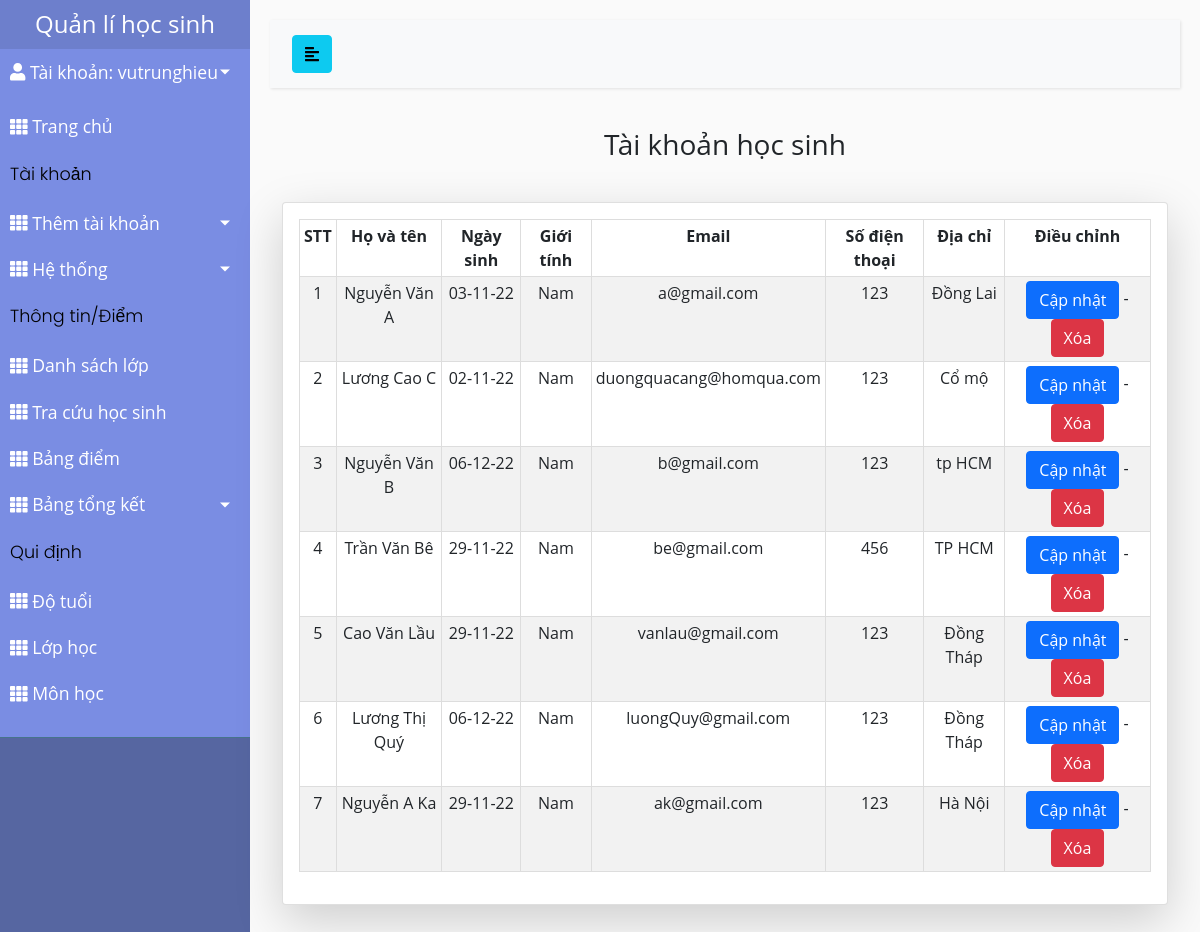
Screenshot of /danhsachtaikhoanHS/ (signed in) with the database file from the repository.
### studentMan/models.py (models this page shows, shortened)
class CustomUser(AbstractUser):
    USER_TYPE = (('1', "Admin"), ('2', "Teacher"), ('3', "Student"))
    SEX_CATELOGY = [("1", "Nam"), ("0", "Nữ")]
    now = datetime.now().strftime('%Y-%m-%d')
    username = models.CharField(max_length=200, unique=True)
    role = models.CharField(default='1', choices=USER_TYPE, max_length=1)
    is_active = models.BooleanField(default=True)
    is_staff = models.BooleanField(default=False)
    is_superuser = models.BooleanField(default=False)
    name = models.CharField(default='', max_length=200)
    dateOfBirth = models.DateTimeField(default=datetime.strptime(now,'%Y-%m-%d'))
    sex = models.CharField(default='1', choices=SEX_CATELOGY,max_length=1)
    phone = models.CharField(default='', max_length=20)
    email = models.EmailField(default='')
    address = models.TextField(default='')
    USERNAME_FIELD = "username"
    REQUIRED_FIELDS = []
    objects = CustomUserManager()
    def __str__(self):
        return self.username

class Student(models.Model):
    user = models.OneToOneField(CustomUser, on_delete=models.CASCADE)
    classOfSchool = models.ManyToManyField(ClassOfSchool, blank=True)

### studentMan/decorators.py (the view)
        def wrapper_func(request, *args, **kwargs):
            role = CustomUser.objects.get(username=request.user.username).role
            if role:
                role = CustomUser.USER_TYPE[int(role) - 1][1]
            if role in allowed_roles:
                return view_func(request, *args, **kwargs)
            else:
                return HttpResponse('You are not authorized to view this page')

### studentMan/context_processors.py (called while the page is built)
def get_role(request):
    user = CustomUser.objects.filter(username=request.user.username)
    role = ""
    if len(user) != 0:
        role = CustomUser.USER_TYPE[int(user[0].role) - 1][1]
    return {'role': role}

### studentMan/views.py (called while the page is built)
@allowed_users(allowed_roles=['Admin'])
def dsTaiKhoanHS(request):
    accountsStudent = Student.objects.all()
    formatDate = [a.user.dateOfBirth.strftime("%d-%m-%y") for a in accountsStudent]
    accounts = zip(accountsStudent, formatDate)
    context = {
        'accounts': accounts,
    }
    return render(request, 'admin_template/dsTaiKhoanHS.html', context=context)

### studentMan/templates/admin_template/dsTaiKhoanHS.html
{% extends 'studentMan/base.html' %}
{% load static %}
{% block content %}
    <h3 class="label">Tài khoản học sinh</h3>
    <div class="card card-body shadow-lg">
        <table class="table table-sm">
            <tr>
                <th>STT</th>
                <th>Họ và tên</th>
                <th>Ngày sinh</th>
                <th>Giới tính</th>
                <th>Email</th>
                <th>Số điện thoại</th>
                <th>Địa chỉ</th>
                <th>Điều chỉnh</th>
            </tr>
            {% for account,date in accounts %}
                <tr>
                    <td>{{ forloop.counter }}</td>
                    <td>{{account.user.name}}</td>
                    <td>{{date}}</td>
                    {%if account.user.sex == '1'%}
                        <td>Nam</td>
                    {%else%}
                        <td>Nữ</td>
                    {%endif%}
                    <td>{{account.user.email}}</td>
                    <td>{{account.user.phone}}</td>
                    <td>{{account.user.address}}</td>
                    <td>
                        <a href="{% url 'capNhatTKHS' account.id %}" class="btn btn-primary">Cập nhật</a> -
                        <a href="{% url 'xoaTKHS' account.id %}" onclick="return confirm('Xác nhận xóa tài khoản này ?')" class="btn btn-danger">Xóa</a>
                    </td>
                </tr>
            {% endfor %}
        </table>
    </div>
    <br>
{% endblock content %}

### studentMan/templates/studentMan/base.html (shortened to what this page needs)
{% load static %}
<!DOCTYPE html>
<html>
<head>
    <link href="https://cdn.jsdelivr.net/npm/bootstrap@5.0.2/dist/css/bootstrap.min.css" rel="stylesheet">
    <link rel="stylesheet" href="https://code.ionicframework.com/ionicons/2.0.1/css/ionicons.min.css">
	<link rel="stylesheet" href="https://use.fontawesome.com/releases/v5.6.1/css/all.css">
    <link rel="stylesheet" href="{% static './css/styles.css' %}">
    <link rel="stylesheet" href="{% static './css/styles_table.css' %}">
</head>
<body class="hold-transition sidebar-mini layout-fixed">
    <div class="wrapper">
        <div id="sidebar">
            {% include "studentMan/sidebar_template.html" with user=user %}
        </div>
        <div id="content">
            <section class="navbar navbar-expand-lg navbar-light bg-light">
                <div class="container-fluid">
                    <button type="button" id="sidebarCollapse" class="btn btn-info">
                        <i class="fas fa-align-left"></i>
                    </button>
                </div>
            </section>
            <div class="container-fluid">
                {% block content %}
                {% endblock content %}
            </div>
        </div>
    </div>
</body>
</html>

### studentMan/templates/studentMan/sidebar_template.html (shortened to what this page needs)
{% load static %}
<aside>
    <div class="sidebar-header" style="padding: 10px 20px">
        <a href="{% url 'admin_home' %}" class="brand-link">
            <h4 class="HEADER" style="margin: 0">Quản lí học sinh</h4>
        </a>
    </div>
    <link rel="stylesheet" href="{% static './css/roles.css' %}">
    <nav>
        <ul class="list-unstyled components">
            <li class="info">
                <a href="#profileMunu" data-toggle="collapse" aria-expanded="false" class="dropdown-toggle mb-2">
                    <i class="nav-icon fas fa-user"></i>
                    Tài khoản: {{user}}
                </a>
            </li>
            {% if role == 'Admin' %}
                <li>
                    {% url 'admin_home' as admin_home %}
                    <a href="{{ admin_home }}" class="{% if admin_home == request.path %} active {% endif %}">
                        <i class="nav-icon fas fa-th"></i>
                        <span>
                            Trang chủ
                        </span>
                    </a>
                </li>
                <div class="sidebar-content"><p>Tài khoản</p></div>
                <li>
                    <a href="#accountSubmenu" data-toggle="collapse" aria-expanded="false" class="dropdown-toggle">
                        <i class="nav-icon fas fa-th"></i>
                        <span>
                            Thêm tài khoản
                        </span>
                    </a>
                </li>
                <li>
                    <a href="#listAccountSubmenu" data-toggle="collapse" aria-expanded="false" class="dropdown-toggle">
                        <i class="nav-icon fas fa-th"></i>
                            <span>Hệ thống</span>
                    </a>
                </li>
            {% endif %}
            <div class="sidebar-content"><p>Thông tin/Điểm</p></div>
            {% if role == 'Admin' or role == 'Teacher' %}
                <li>
                    {% url 'dsLop' as dsLop %}
                    <a href="{{ dsLop }}" class="{% if dsLop == request.path %} active {% endif %}">
                        <i class="nav-icon fas fa-th"></i>
                        <span>Danh sách lớp</span>
                    </a>
                </li>
            {%endif%}
            {% if role == 'Admin' or role == 'Teacher' %}
                <li>
                    {% url 'chonNienKhoaTraCuu' as chonNienKhoaTraCuu %}
                    <a href="{{ chonNienKhoaTraCuu }}"
                        class="{% if chonNienKhoaTraCuu == request.path %} active {% endif %}">
                        <i class="nav-icon fas fa-th"></i>
                        <span>
                    Tra cứu học sinh
                </span>
                    </a>
                </li>
            {% endif %}
            {% if role == 'Admin' %}
                <li>
                    {% url 'bangDiem' as bangDiem %}
                    <a href="{{ bangDiem }}"
                        class="{% if bangDiem == request.path %} active {% endif %}">
                        <i class="nav-icon fas fa-th"></i>
                        <span>
                        Bảng điểm
                    </span>
                    </a>
                </li>
            {%endif%}
            {% if role == 'Admin' %}
            <li>
                <a href="#summarySubmenu" data-toggle="collapse" aria-expanded="false" class="dropdown-toggle">
                    <i class="nav-icon fas fa-th"></i>
                    <span>
                    Bảng tổng kết
                </span>
                </a>
            </li>
            {%endif%}
            {% if role == 'Admin' %}
                <div class="sidebar-content"><p>Qui định</p></div>
                <li class="nav-item">
                    {% url 'quanLiTuoi' as quan_li_do_tuoi %}
                    <a href="{{ quan_li_do_tuoi }}"
                        class="{% if quan_li_do_tuoi == request.path %} active {% endif %}">
                        <i class="nav-icon fas fa-th"></i>
                        <span>Độ tuổi</span>
                    </a>
                </li>
                <li class="nav-item">
                    {% url 'quanLiLop' as quan_li_lop_hoc %}
                    <a href="{{ quan_li_lop_hoc }}"
                        class="{% if quan_li_lop_hoc == request.path %} active {% endif %}">
                        <i class="nav-icon fas fa-th"></i>
                        <span>Lớp học</span>
                    </a>
                </li>
                <li class="nav-item">
                    {% url 'quanLiMon' as quan_li_mon_hoc %}
                    <a href="{{ quan_li_mon_hoc }}"
                        class="{% if quan_li_mon_hoc == request.path %} active {% endif %}">
                        <i class="nav-icon fas fa-th"></i>
                        <span>Môn học</span>
                    </a>
                </li>
            {% endif %}
        </ul>
    </nav>
</aside>

### static/css/styles.css (style rules this page uses)
body { font-family: "Open Sans", sans-serif; background: #fafafa; position: relative }
p { font-family: 'Poppins', sans-serif; font-size: 1.1em; font-weight: 300; line-height: 1.7em; color: #999; }
a, a:hover, a:focus { color: inherit; text-decoration: none; transition: all 0.3s; }
.navbar { padding: 15px 10px; background: #fff; border: none; border-radius: 0; margin-bottom: 40px; box-shadow: 1px 1px 3px rgba(0, 0, 0, 0.1); }
.wrapper { display: flex; width: 100%; align-items: stretch; }
#sidebar { min-width: 250px; max-width: 250px; background: #7386D5; color: #fff; transition: all 0.3s; }
#sidebar .sidebar-header { padding: 20px; background: #6d7fcc; }
#sidebar .sidebar-content { color: #000; }
#sidebar ul.components { padding: 20px 0; border-bottom: 1px solid #47748b; }
#sidebar ul p { color: #000; padding: 10px; margin-bottom: 0; }
#sidebar ul li a { padding: 10px; font-size: 1.1em; display: block; }
a[data-toggle="collapse"] { position: relative; }
.dropdown-toggle::after { display: block; position: absolute; top: 50%; right: 20px; transform: translateY(-50%); }
#content { width: 100%; padding: 20px; min-height: 100vh; transition: all 0.3s; }
#content .label { text-align: center; margin-bottom: 40px; }

### static/css/styles_table.css (style rules this page uses)
table, td, th { border: 1px solid #ddd; text-align: center; }
table { border-collapse: collapse; width: 100%; }
th, td { padding: 15px; }
tr:nth-child(even) { background-color: #f2f2f2; }

### static/css/roles.css (style rules this page uses)
.HEADER { text-align: center; }
.list-unstyled.components { padding-top: 0 !important; background-color: #7A8DE3FF; }
#sidebar { background-color: #5666a1; }

### rows the page displays
CustomUser: username "vutrunghieu"
Student: user.name "Nguyễn Văn A", date "03-11-22", shows "Nam", user.email "a@gmail.com", user.phone "123", user.address "Đồng Lai"
Student: user.name "Lương Cao C", date "02-11-22", shows "Nam", user.email "duongquacang@homqua.com", user.phone "123", user.address "Cổ mộ"
Student: user.name "Nguyễn Văn B", date "06-12-22", shows "Nam", user.email "b@gmail.com", user.phone "123", user.address "tp HCM"
Student: user.name "Trần Văn Bê", date "29-11-22", shows "Nam", user.email "be@gmail.com", user.phone "456", user.address "TP HCM"
Student: user.name "Cao Văn Lầu", date "29-11-22", shows "Nam", user.email "vanlau@gmail.com", user.phone "123", user.address "Đồng Tháp"
Student: user.name "Lương Thị Quý", date "06-12-22", shows "Nam", user.email "luongQuy@gmail.com", user.phone "123", user.address "Đồng Tháp"
Student: user.name "Nguyễn A Ka", date "29-11-22", shows "Nam", user.email "ak@gmail.com", user.phone "123", user.address "Hà Nội"
